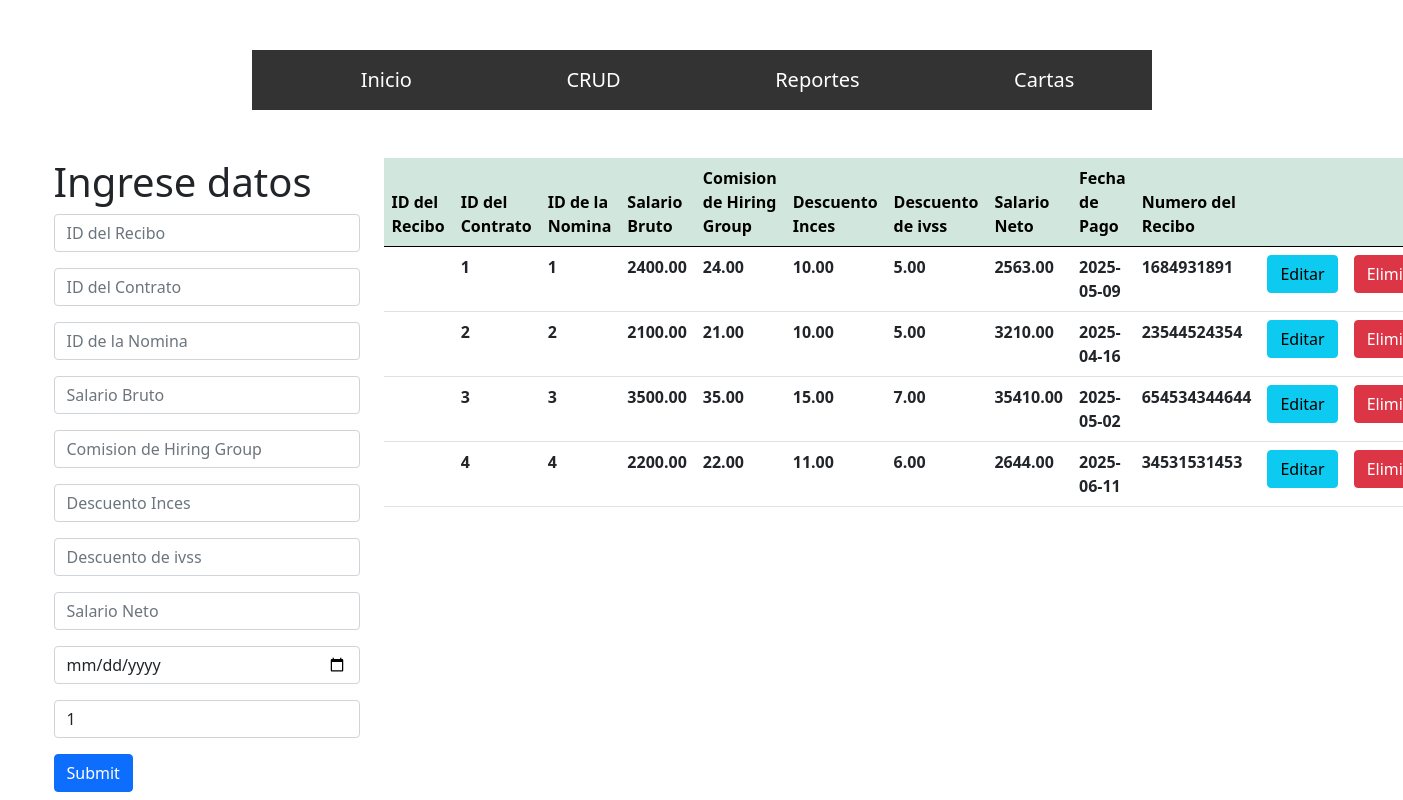
Screenshot of /entidades/recibo/recibo.php with the database file from the repository.
### tables this page shows
CREATE TABLE `recibo` (
  `ID_recibo` int(11) NOT NULL,
  `ID_contrato` int(11) NOT NULL,
  `ID_nomina` int(11) NOT NULL,
  `Salario_bruto_recibo` decimal(10,2) NOT NULL,
  `Comision_hiring` decimal(10,2) NOT NULL,
  `Descuento_inces` decimal(10,2) NOT NULL,
  `Descuento_ivss` decimal(10,2) NOT NULL,
  `Salario_neto` decimal(10,2) NOT NULL,
  `Fecha_pago` date NOT NULL,
  `Numero_recibo` varchar(50) NOT NULL
);

### entidades/recibo/recibo.php (the view, shortened to what this page needs)
<?php
    $con=conectar();
    $sql="SELECT *  FROM recibo";
    $query=mysqli_query($con,$sql);
?>
<!DOCTYPE html>
<html lang="es">
    <head>
        <link href="stylo.css" rel="stylesheet">
        <link href="https://cdn.jsdelivr.net/npm/bootstrap@5.0.0-beta1/dist/css/bootstrap.min.css" rel="stylesheet">
    </head>
    <body>
    <nav class="nave">
            <ul class="menu_horizontal">
                <li> <a href="http://localhost/Empresa%20HG/principal_pag/paginaMain.php">Inicio</a> </li>
                <li>
                    <a href="http://localhost/Empresa%20HG/principal_pag/paginaMain.php">CRUD</a>
                </li>
                <li>
                    <a href="http://localhost/Empresa%20HG/principal_pag/paginaMain.php">Reportes</a>
                </li>
                <li>
                    <a href="http://localhost/Empresa%20HG/principal_pag/paginaMain.php">Cartas</a>
                </li>
            </ul>
         </nav>
            <div class="container mt-5">
                    <div class="row">
                        <div class="col-md-3">
                            <h1>Ingrese datos</h1>
                                <form action="insertar.php" method="POST">
                                    <input type="number" class="form-control mb-3" name="ID_recibo" placeholder="ID del Recibo">
                                    <input type="number" class="form-control mb-3" name="ID_contrato" placeholder="ID del Contrato">
                                    <input type="number" class="form-control mb-3" name="ID_nomina" placeholder="ID de la Nomina">
                                    <input type="number" class="form-control mb-3" name="Salario_bruto_recibo" placeholder="Salario Bruto">
                                    <input type="number" class="form-control mb-3" name="Comision_hiring" placeholder="Comision de Hiring Group">
                                    <input type="number" class="form-control mb-3" name="Descuento_inces" placeholder="Descuento Inces">
                                    <input type="number" class="form-control mb-3" name="Descuento_ivss" placeholder="Descuento de ivss">
                                    <input type="number" class="form-control mb-3" name="Salario_neto" placeholder="Salario Neto">
                                    <input type="date" class="form-control mb-3" name="Fecha_pago" placeholder="Fecha de Pago">
                                    <input type="text" class="form-control mb-3" name="Numero_recibo" value="1" placeholder="Numero del Recibo">
                                    <input type="submit" class="btn btn-primary">
                                </form>
                        </div>
                        <div class="col-md-8">
                            <table class="table" >
                                <thead class="table-success table-striped" >
                                    <tr>
                                        <th>ID del Recibo</th>
                                        <th>ID del Contrato</th>
                                        <th>ID de la Nomina</th>
                                        <th>Salario Bruto</th>
                                        <th>Comision de Hiring Group</th>
                                        <th>Descuento Inces</th>
                                        <th>Descuento de ivss</th>
                                        <th>Salario Neto</th>
                                        <th>Fecha de Pago</th>
                                        <th>Numero del Recibo</th>
                                        <th></th>
                                        <th></th>
                                    </tr>
                                </thead>
                                <tbody>
                                        <?php
                                            while($row=mysqli_fetch_array($query)){
                                        ?>
                                            <tr>
                                                <th><?php  echo $row['ID_recibo"']?></th>
                                                <th><?php  echo $row['ID_contrato']?></th>
                                                <th><?php  echo $row['ID_nomina']?></th>
                                                <th><?php  echo $row['Salario_bruto_recibo']?></th>
                                                <th><?php  echo $row['Comision_hiring']?></th>
                                                <th><?php  echo $row['Descuento_inces']?></th>
                                                <th><?php  echo $row['Descuento_ivss']?></th>
                                                <th><?php  echo $row['Salario_neto']?></th>
                                                <th><?php  echo $row['Fecha_pago']?></th>
                                                <th><?php  echo $row['Numero_recibo']?></th>
                                                <th><a href="actualizar.php?id=<?php echo $row['ID_recibo"'] ?>" class="btn btn-info">Editar</a></th>
                                                <th><a href="delete.php?id=<?php echo $row['ID_recibo"'] ?>" class="btn btn-danger">Eliminar</a></th>
                                            </tr>
                                        <?php
                                            }
                                        ?>
                                </tbody>
                            </table>
                        </div>
                    </div>
            </div>
    </body>
</html>

### entidades/recibo/stylo.css (style rules this page uses)
* { margin: 0; padding: 0; box-sizing: border-box; }
.nave { max-width: 900px; margin:auto; background-color: #333; font-size: 20px; margin-top: 50px; }
.menu_horizontal { list-style: none; display: flex; justify-content: space-around; }
.menu_horizontal > li > a { display: block; padding: 15px 20px; color: white; text-decoration: none; }

### rows the page displays
recibo: ID_contrato "1", ID_nomina "1", Salario_bruto_recibo "2400.00", Comision_hiring "24.00", Descuento_inces "10.00", Descuento_ivss "5.00", Salario_neto "2563.00", Fecha_pago "2025-05-09", Numero_recibo "1684931891"
recibo: ID_contrato "2", ID_nomina "2", Salario_bruto_recibo "2100.00", Comision_hiring "21.00", Descuento_inces "10.00", Descuento_ivss "5.00", Salario_neto "3210.00", Fecha_pago "2025-04-16", Numero_recibo "23544524354"
recibo: ID_contrato "3", ID_nomina "3", Salario_bruto_recibo "3500.00", Comision_hiring "35.00", Descuento_inces "15.00", Descuento_ivss "7.00", Salario_neto "35410.00", Fecha_pago "2025-05-02", Numero_recibo "654534344644"
recibo: ID_contrato "4", ID_nomina "4", Salario_bruto_recibo "2200.00", Comision_hiring "22.00", Descuento_inces "11.00", Descuento_ivss "6.00", Salario_neto "2644.00", Fecha_pago "2025-06-11", Numero_recibo "34531531453"
